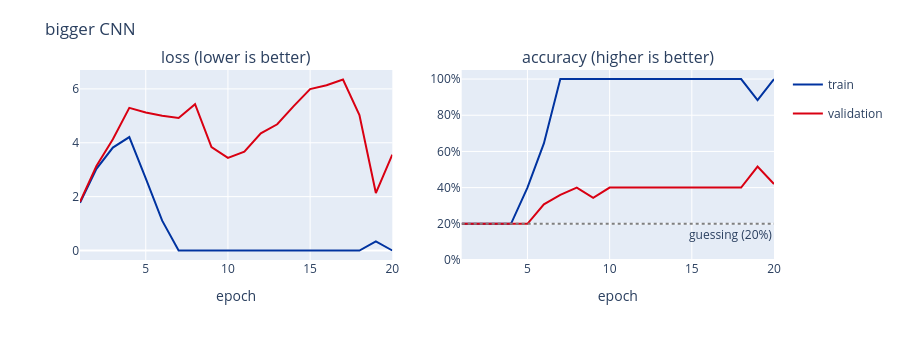

The notebook cell saved with this chart:
### Code cell
plot_history(hist_big, "bigger CNN")

### Figure 1 — Plotly figure (JSON) as saved in the notebook; plotly's stock layout.template omitted (floating-point values rounded to 4 significant figures)
{"data": [{"legendgroup": "train", "line": {"color": "#0033A0"}, "name": "train", "type": "scatter", "x": [1, 2, 3, 4, 5, 6, 7, 8, 9, 10, 11, 12, 13, 14, 15, 16, 17, 18, 19, 20], "xaxis": "x", "y": [1.773, 3.032, 3.822, 4.21, 2.678, 1.109, 0.003627, 0.0006366, 0.001307, 0.0003401, 6.317e-05, 3.27e-05, 2.055e-05, 1.247e-05, 1.758e-05, 1.631e-05, 1.357e-05, 2.625e-06, 0.3397, 7.997e-05], "yaxis": "y"}, {"legendgroup": "train", "line": {"color": "#0033A0"}, "name": "train", "showlegend": false, "type": "scatter", "x": [1, 2, 3, 4, 5, 6, 7, 8, 9, 10, 11, 12, 13, 14, 15, 16, 17, 18, 19, 20], "xaxis": "x2", "y": [0.2, 0.2, 0.2, 0.2, 0.4, 0.644, 1.0, 1.0, 1.0, 1.0, 1.0, 1.0, 1.0, 1.0, 1.0, 1.0, 1.0, 1.0, 0.884, 1.0], "yaxis": "y2"}, {"legendgroup": "val", "line": {"color": "#D90012"}, "name": "validation", "type": "scatter", "x": [1, 2, 3, 4, 5, 6, 7, 8, 9, 10, 11, 12, 13, 14, 15, 16, 17, 18, 19, 20], "xaxis": "x", "y": [1.806, 3.141, 4.127, 5.296, 5.125, 5.004, 4.919, 5.431, 3.843, 3.437, 3.665, 4.353, 4.687, 5.362, 5.993, 6.136, 6.348, 5.03, 2.133, 3.559], "yaxis": "y"}, {"legendgroup": "val", "line": {"color": "#D90012"}, "name": "validation", "showlegend": false, "type": "scatter", "x": [1, 2, 3, 4, 5, 6, 7, 8, 9, 10, 11, 12, 13, 14, 15, 16, 17, 18, 19, 20], "xaxis": "x2", "y": [0.2, 0.2, 0.2, 0.2, 0.2, 0.308, 0.36, 0.4, 0.344, 0.4, 0.4, 0.4, 0.4, 0.4, 0.4, 0.4, 0.4, 0.4, 0.516, 0.42], "yaxis": "y2"}], "layout": {"annotations": [{"font": {"size": 16}, "showarrow": false, "text": "loss (lower is better)", "x": 0.225, "xanchor": "center", "xref": "paper", "y": 1.0, "yanchor": "bottom", "yref": "paper"}, {"font": {"size": 16}, "showarrow": false, "text": "accuracy (higher is better)", "x": 0.775, "xanchor": "center", "xref": "paper", "y": 1.0, "yanchor": "bottom", "yref": "paper"}, {"showarrow": false, "text": "guessing (20%)", "x": 1, "xanchor": "right", "xref": "x2 domain", "y": 0.2, "yanchor": "top", "yref": "y2"}], "height": 340, "margin": {"t": 70}, "shapes": [{"line": {"color": "gray", "dash": "dot"}, "type": "line", "x0": 0, "x1": 1, "xref": "x2 domain", "y0": 0.2, "y1": 0.2, "yref": "y2"}], "title": {"text": "bigger CNN"}, "xaxis": {"anchor": "y", "domain": [0.0, 0.45], "title": {"text": "epoch"}}, "xaxis2": {"anchor": "y2", "domain": [0.55, 1.0], "title": {"text": "epoch"}}, "yaxis": {"anchor": "x", "domain": [0.0, 1.0]}, "yaxis2": {"anchor": "x2", "domain": [0.0, 1.0], "range": [0, 1.05], "tickformat": ".0%"}}}
